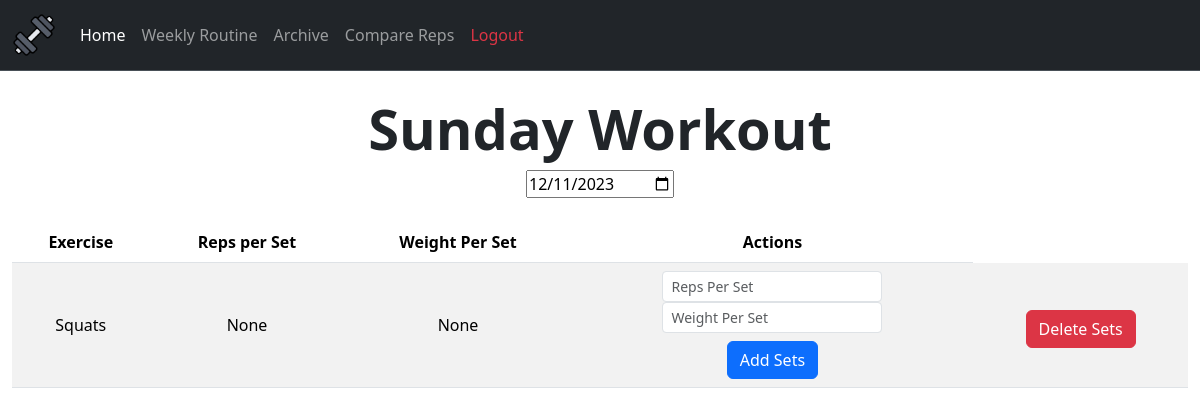
/workout/2 (signed in), run on an earlier commit of the app's database.
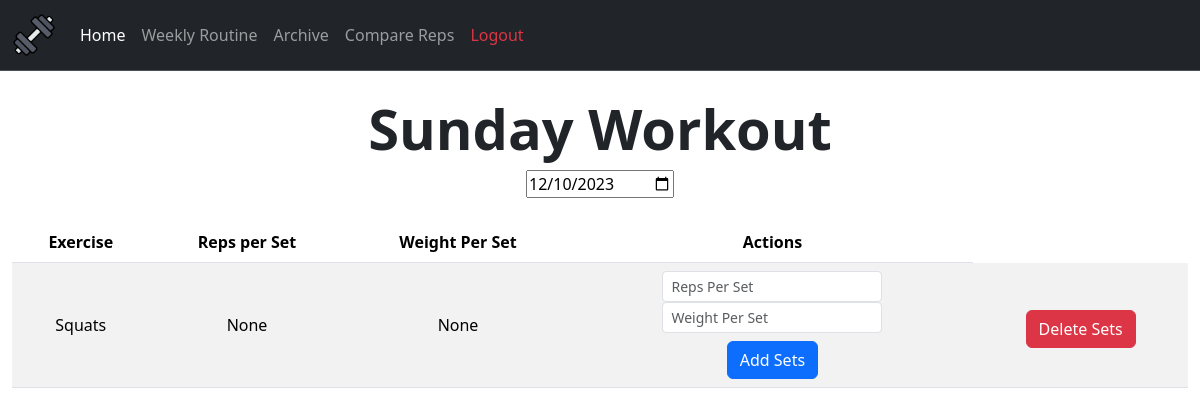
And on a later commit of the database.
### webapp/tables.py (models this page shows)
class Workout(db.Model):
    id = db.Column(db.Integer, primary_key = True)
    date = db.Column(db.String(10), default = func.current_date())
    day = db.Column(db.String(12), nullable = False)
    week = db.Column(db.String(150))
    user_id = db.Column(db.Integer, db.ForeignKey('user.id'))
    workout_number = db.Column(db.Integer, nullable=False, unique=False)

class Exercise(db.Model):
    id = db.Column(db.Integer, primary_key = True)
    name = db.Column(db.String(150), nullable = False,)
    sets = db.Column(db.String(150))
    weight = db.Column(db.String(150))
    workout_id = db.Column(db.Integer, db.ForeignKey('workout.id'))

### webapp/routes.py (the view)
@routes.route("/workout/<int:id>")
@login_required
def workout(id):
    workout_id = id
    user = db.session.query(Workout.user_id).filter_by(id = workout_id).scalar()
    if user is None:
        return redirect(url_for("routes.error"))
    elif user != current_user.id:
        return redirect(url_for("routes.error"))
    workout = db.session.query(Workout).filter_by(id = workout_id).scalar()
    exercises = db.session.query(Routine.exercise).filter_by(day = workout.day, user_id = current_user.id).all()
    exercises = [exercise[0] for exercise in exercises]
    for exercise in exercises:
        if db.session.query(Exercise).filter_by(name = exercise, workout_id = workout_id).scalar() is None:
            new_exercise = Exercise(name = exercise, workout_id = workout_id)
            db.session.add(new_exercise)
    db.session.commit()
    exercises = db.session.query(Exercise).filter_by(workout_id = workout_id).all()
    return render_template("workout.html", workout = workout, exercises = exercises, user = user, workoutId = workout_id)

### webapp/templates/workout.html (shortened to what this page needs)
{% extends "layout.html" %}
{% block main%}
<br />
<div style="text-align: center;">
<h1 class="display-4 text-center fw-bold">{{ workout.day }} Workout</h1>
<input name="date" id="date" type="date" value="{{ workout.date }}" onchange="updateDate({{ workout.id }})">
</div>
<br>
<div class="fs-6">
  <div class="container-fluid text-sm-center">
    <table class="table table-striped table-hover">
      <thead>
        <tr>
          <th scope="col">Exercise</th>
          <th scope="col">Reps per Set</th>
          <th scope="col">Weight Per Set</th>
          <th scope="col">Actions</th>
        </tr>
      </thead>
      {% for exercise in exercises %}
      <tr class="align-middle">
        <td class="text-center">{{ exercise.name }}</td>
        <td class="text-center">{{ exercise.sets }}</td>
        <td class="text-center">{{ exercise.weight }}</td>
        <td class="text-center">
          <form class="form" action="/addsets" method="post">
            <input class="form-control form-control-sm mx-auto w-auto" id="sets" name="sets" type="text" placeholder="Reps Per Set" />
            <input class="form-control form-control-sm mx-auto w-auto" id="weight" name="weight" type="text" placeholder="Weight Per Set" />
            <button class="btn btn-primary mx-auto mt-2" id="set-submit" type="submit">Add Sets</button>
          </form>
        </td>
        <td class="text-center">
          <form class="form mt-2" action="/deletesets" method="post" onsubmit="return confirmDeleteSets()">
            <button class="btn btn-danger mx-auto" id="set-delete" type="submit">Delete Sets</button>
          </form>
        </td>
      </tr>
      {% endfor %}
    </table>
  </div>
</div>
{% endblock %}

### webapp/templates/layout.html (shortened to what this page needs)
<!DOCTYPE html>
<html>
  <head>
    <link
      href="https://cdn.jsdelivr.net/npm/bootstrap@5.3.2/dist/css/bootstrap.min.css"
      rel="stylesheet"
    />
    <link rel="stylesheet" href="{{ url_for('static', filename='styles.css') }}" />
  </head>
  <body>
    <nav
      class="navbar navbar navbar-expand-lg bg-dark border-bottom border-body"
      data-bs-theme="dark"
    >
      <div class="container-fluid">
        <a class="navbar-brand" href="/">
          <img src="{{ url_for('static', filename='icon.png') }}" wdith="50" height="44" alt="Workout Icon">
        </a>
        <div class="collapse navbar-collapse" id="navbarNavAltMarkup">
          <div class="navbar-nav">
            {% if current_user.is_authenticated %}
            <a
              class="nav-link active"
              aria-current="page"
              href="{{ url_for('routes.index') }}"
              >Home</a
            >
            <a class="nav-link" href="{{ url_for('routes.routine') }}">Weekly Routine</a>
            <a class="nav-link" href="{{ url_for('routes.archive' )}}">Archive</a>
            <a class="nav-link" href="{{ url_for('routes.compare' )}}">Compare Reps</a>
            <a class="nav-link text-danger" id="logout" onclick="return confirmLogout()">Logout</a>
            {% else %}
            <a class="nav-link" href="{{ url_for('auth.login') }}">Login</a>
            <a class="nav-link" href="{{ url_for('auth.register') }}"
              >Register</a
            >
            {% endif %}
          </div>
        </div>
      </div>
    </nav>
    <main>{% block main %}{% endblock %}</main>
  </body>
</html>

What changed in the data, as far as the page shows it:
changed Workout "Sunday": date "12/11/2023" → "12/10/2023"
